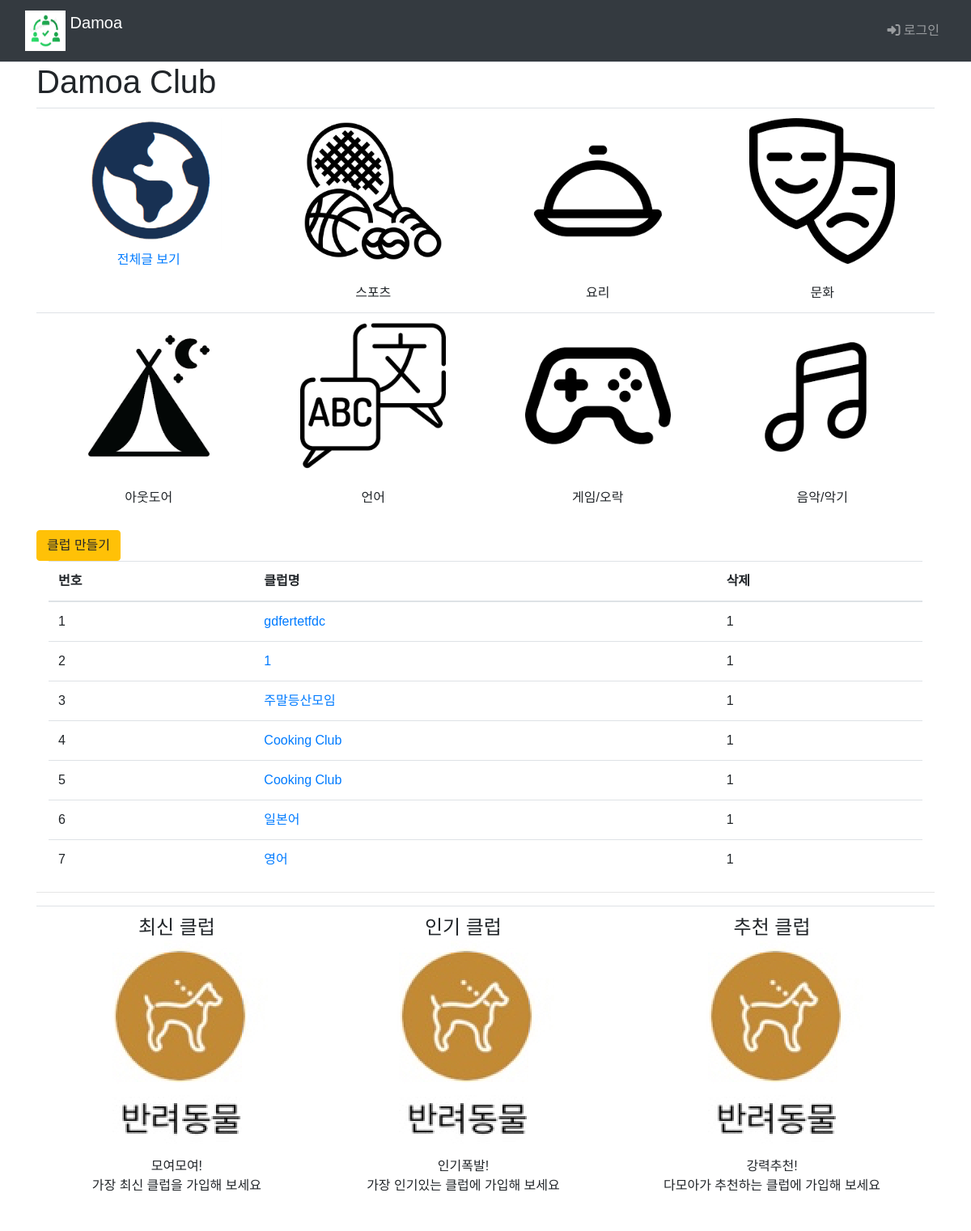
/main/, run on the app's committed database.
### main/models.py (models this page shows, shortened)
class Club(models.Model):
    class category(models.TextChoices):
        from django.utils.translation import gettext_lazy as _
        COOK = 'CK', _('Cook')
        CULTURE = 'CT', _('Culture')
        GAME = 'GA', _('Game')
        LANGUAGE = 'LA', _('Language')
        MUSIC = 'MU', _('Music')
        OUTDOOR = 'OD', _('Outdoor')
        SPORTS = 'SP', _('Sports')
    category = models.CharField(
        max_length=10,
        choices = category.choices,
        null=True
    )
    name=models.TextField('클럽이름')
    author = models.ForeignKey(settings.AUTH_USER_MODEL, on_delete=models.CASCADE, default=1, null=True, related_name='author_club')

### main/views.py (the view)
# urls.py: path("", include('main.urls')),  # / 페이지에 해당하는 urlpatterns
def main(request):
    club_list=Club.objects.order_by('-id')
    context={'club_list':club_list}
    return render(request, 'main/main.html', context)

### templates/main/main.html (shortened to what this page needs)
{% extends 'base.html' %}
{% load static %}
{% block content %}
  <div class="container">
    <h1>Damoa Club</h1>
    <table class="table">
      <tbody style="text-align: center;">
        <tr>
          <td>
            <a class="club-link" href="{% url 'main:board_list'%}" style="display: block;">
              <img src="{% static 'img/gallery/all.png' %}" style="width: 180px; height: auto;">
              <br>전체글 보기</a>
          </td>
          <td>
            <a href="{% url 'main:board_list'%}?kw=SP" style="display: block;">
              <img src="{% static 'img/gallery/sports.png' %}" style="width: 180px; height: auto;">
            </a>
            <br>스포츠
          </td>
          <td>
            <a href="{% url 'main:board_list'%}?kw=CK" style="display: block;">
              <img class="club" src="{% static 'img/gallery/cook.png' %}" style="width: 180px; height: auto;">
            </a>
            <br>요리
          </td>
          <td>
            <a href="{% url 'main:board_list'%}?kw=CT" style="display: block;">
              <img class="club" src="{% static 'img/gallery/culture.png' %}" style="width: 180px; height: auto;">
            </a>
            <br>문화
          </td>
        </tr>
        <tr>
          <td>
            <a href="{% url 'main:board_list'%}?kw=OD" style="display: block;">
              <img class="club" src="{% static 'img/gallery/outdoor.png' %}" style="width: 180px; height: auto;">
            </a>
            <br>아웃도어
          </td>
          <td>
            <a href="{% url 'main:board_list'%}?kw=LA" style="display: block;">
              <img class="club" src="{% static 'img/gallery/language.png' %}" style="width: 180px; height: auto;">
            </a>
            <br>언어
          </td>
          <td>
            <a href="{% url 'main:board_list'%}?kw=GA" style="display: block;">
              <img class="club" src="{% static 'img/gallery/game.png' %}" style="width: 180px; height: auto;">
            </a>
            <br>게임/오락
          </td>
          <td>
            <a href="{% url 'main:board_list'%}?kw=MU" style="display: block;">
              <img class="club" src="{% static 'img/gallery/music.png' %}" style="width: 180px; height: auto;">
            </a>
            <br>음악/악기
          </td>
        </tr>
      </tbody>
    </table>
    <div>
      <a href="{%url 'main:club_create' %}" class="btn btn-warning">클럽 만들기</a>
      <div class="container">
        <table class="table">
          <thead>
            <tr class="thead-blue">
              <th>번호</th>
              <th>클럽명</th>
              <th>삭제</th>
            </tr>
          </thead>
          <tbody>
            {% if club_list %}
              {% for club in club_list %}
                <tr>
                  <td>{{forloop.counter}}</td>
                  <td>
                    <a href="#">{{club.name}}</a>
                  </td>
                  <td>
                    {% if request.user == club.author %}
                      <a href="#" class="delete btn btn-sm btn-outline-secondary" data-uri="{% url 'main:club_delete' club.id %}">삭제</a>
                      {%else%}
                      1
                    {% endif %}
                  </td>
                </tr>
              {% endfor %}
            {% else %}
              <tr>
                게시글이 없습니다.
              </tr>
            {% endif %}
          </tbody>
        </table>
      </div>
    </div>
    <hr style="color: black; size: 3px;">
    <table class="table" style="text-align: center;">
      <td>
        <div>
          <div class="icon-box">
            <h4>최신 클럽<br>
              <a href="{% url 'main:board_list'%}?so=recent" style="display: block;">
                <img src="{% static 'img/pet.png' %}"></a>
            </h4>
            <p>모여모여!<br>가장 최신 클럽을 가입해 보세요</p>
          </div>
        </div>
      </td>
      <td>
        <div>
          <div class="icon-box">
            <h4>인기 클럽<br>
              <a href="{% url 'main:board_list'%}?so=popular" style="display: block;">
                <img src="{% static 'img/pet.png' %}"></a>
            </h4>
            <p>인기폭발!<br>가장 인기있는 클럽에 가입해 보세요</p>
          </div>
        </div>
      </td>
      <td>
        <div>
          <div class="icon-box">
            <h4>추천 클럽<br>
              <a href="{% url 'main:board_list'%}?so=recommend" style="display: block;">
                <img src="{% static 'img/pet.png' %}"></a>
            </h4>
            <p>강력추천!<br>다모아가 추천하는 클럽에 가입해 보세요</p>
          </div>
        </div>
      </td>
    </table>
  {% endblock %}

### static/style.css (style rules this page uses)
* { font-family: 'Noto Sans KR', sans-serif; }

### data on the page
Club: name "gdfertetfdc", shows "1"
Club: name "1"
Club: name "주말등산모임", shows "1"
Club: name "Cooking Club", shows "1"
Club: name "Cooking Club", shows "1"
Club: name "일본어", shows "1"
Club: name "영어", shows "1"
